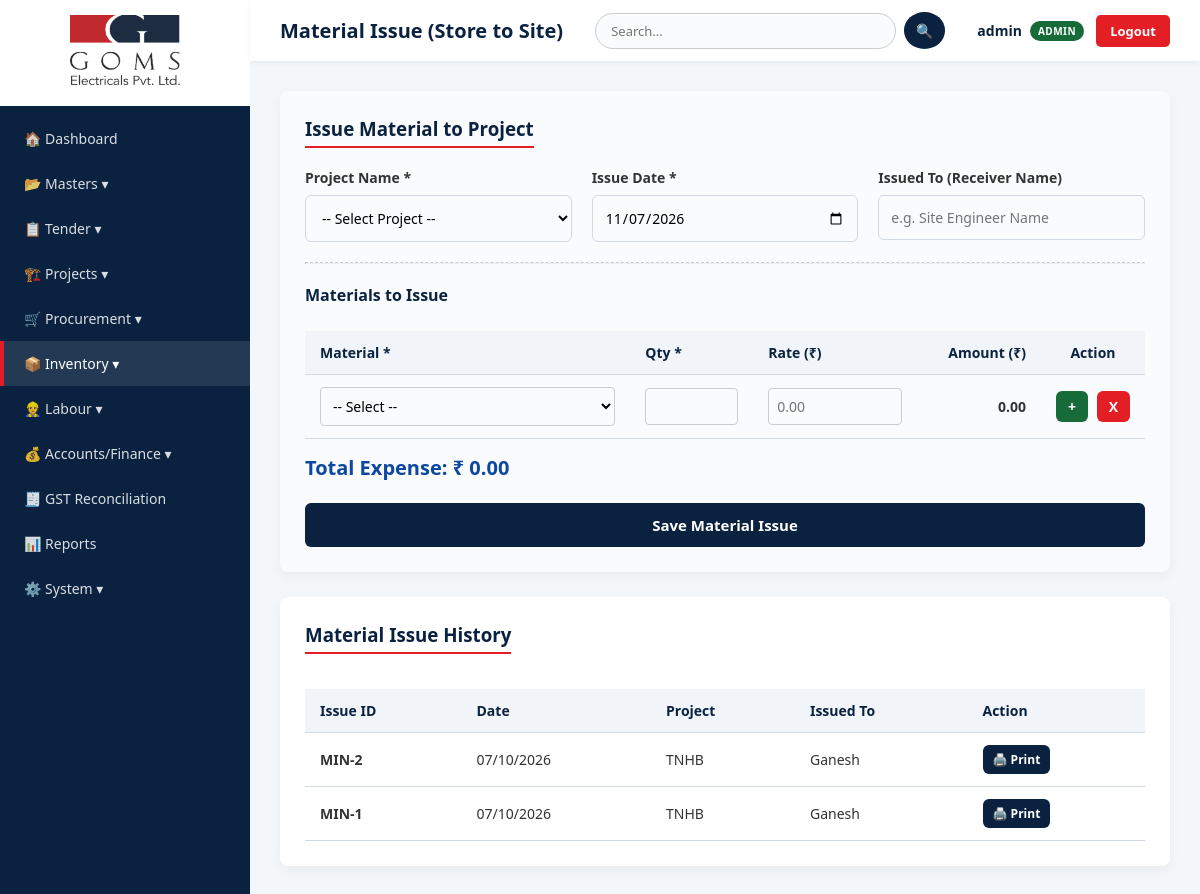
The page /material_issue (signed in) on the database its author committed.
### tables this page shows
CREATE TABLE material_issues (
            id INTEGER PRIMARY KEY AUTOINCREMENT,
            project_name TEXT NOT NULL,
            issue_date TEXT,
            issued_to TEXT
        );

### app.py (the view, shortened to what this page needs)
@app.route("/material_issue", methods=["GET", "POST"])
def material_issue():
    if not session.get("username"): return redirect(url_for("login"))
    conn = get_db()
    issues = conn.execute("SELECT * FROM material_issues ORDER BY id DESC").fetchall()
    pl = conn.execute("SELECT project_name FROM projects").fetchall()
    mats = conn.execute("SELECT material_name, unit FROM stock").fetchall()
    conn.close(); return render_template("material_issue.html", issue_list=issues, project_list=pl, materials=mats)

### app.py (called while the page is built, shortened)
@app.after_request
def add_header(response):
    response.headers["Cache-Control"] = "no-cache, no-store, must-revalidate, public, max-age=0"
    response.headers["Pragma"] = "no-cache"
    response.headers["Expires"] = "0"
    return response

@app.template_filter('dateformat')
def dateformat(value, format='%d/%m/%Y'):
    if not value: return "-"
    try: return datetime.strptime(value, '%Y-%m-%d').strftime(format)
    except: return value

def get_db():
    conn = sqlite3.connect(DATABASE, timeout=20)
    conn.row_factory = sqlite3.Row
    return conn

@app.before_request
def restrict_site_supervisor():
    if not session.get("username"): return

### templates/material_issue.html (shortened to what this page needs)
{% extends "base.html" %}
{% block page_title %}Material Issue (Store to Site){% endblock %}
{% block content %}
<div class="card" style="background: #f9fbfc;">
    <h3>Issue Material to Project</h3>
    <form method="POST">
        <div class="grid-3">
            <div>
                <label>Project Name *</label>
                <select name="project_name" required>
                    <option value="">-- Select Project --</option>
                </select>
            </div>
            <div>
                <label>Issue Date *</label>
                <input type="date" name="issue_date" id="issue_date" required>
            </div>
            <div>
                <label>Issued To (Receiver Name)</label>
                <input type="text" name="issued_to" placeholder="e.g. Site Engineer Name">
            </div>
        </div>
        <hr style="margin: 20px 0; border-top: 1px dashed #ccc;">
        <h4 style="margin-bottom: 10px; color: var(--primary-blue);">Materials to Issue</h4>
        <div class="table-wrap">
            <table id="itemsTable">
                <thead>
                    <tr>
                        <th style="width: 40%;">Material *</th>
                        <th style="width: 15%;">Qty *</th>
                        <th style="width: 20%;">Rate (₹)</th>
                        <th style="width: 15%; text-align: right;">Amount (₹)</th>
                        <th style="width: 10%; text-align: center;">Action</th>
                    </tr>
                </thead>
                <tbody id="itemsBody">
                    <tr>
                        <td>
                            <select name="material_name[]" required class="material-select" onchange="fillRate(this)" style="padding: 8px; width: 100%; border-radius: 4px; border: 1px solid #ccc;">
                                <option value="">-- Select --</option>
                            </select>
                        </td>
                        <td><input type="number" name="quantity[]" step="0.01" required class="qty" style="padding: 8px; width: 100%; border-radius: 4px; border: 1px solid #ccc;"></td>
                        <td><input type="number" name="rate[]" step="0.01" class="rate" style="padding: 8px; width: 100%; border-radius: 4px; border: 1px solid #ccc;" placeholder="0.00"></td>
                        <td class="item-total" style="text-align: right; font-weight: bold;">0.00</td>
                        <td style="text-align: center; white-space: nowrap;">
                            <button type="button" onclick="addRowAfter(this)" class="btn" style="background: #176b38; padding: 6px 12px; font-size: 14px; margin-right: 5px;">+</button>
                            <button type="button" onclick="removeRow(this)" class="btn" style="background: #e31e24; padding: 6px 12px; font-size: 14px;">X</button>
                        </td>
                    </tr>
                </tbody>
            </table>
        </div>
        <div style="display: flex; justify-content: space-between; align-items: center; margin-top: 15px;">
            <div style="font-size: 20px; font-weight: bold; color: #0d47a1;">
                Total Expense: ₹ <span id="grandTotalDisplay">0.00</span>
            </div>
        </div>
        <br>
        <button type="submit" class="btn" style="width: 100%;">Save Material Issue</button>
    </form>
</div>
<div class="card">
    <h3>Material Issue History</h3>
    <div class="table-wrap">
        <table>
            <thead>
                <tr>
                    <th>Issue ID</th>
                    <th>Date</th>
                    <th>Project</th>
                    <th>Issued To</th>
                    <th class="no-print">Action</th>
                </tr>
            </thead>
            <tbody>
                {% for i in issue_list %}
                <tr>
                    <td><strong>MIN-{{ i['id'] }}</strong></td>
                    <td>{{ i['issue_date'] | dateformat }}</td>
                    <td>{{ i['project_name'] }}</td>
                    <td>{{ i['issued_to'] or '-' }}</td>
                    <td class="no-print">
                        <a href="{{ url_for('print_material_issue', id=i['id']) }}" target="_blank" class="btn" style="padding: 6px 10px; font-size: 12px; background: #0a2240;">🖨️ Print</a>
                    </td>
                </tr>
                {% else %}
                <tr><td colspan="5" style="text-align: center;">No material issues recorded yet.</td></tr>
                {% endfor %}
            </tbody>
        </table>
    </div>
</div>
{% endblock %}

### templates/base.html (style rules this page uses)
:root { --primary-blue: #0a2240; --accent-red: #e31e24; --bg-light: #f4f7f9; --text-dark: #333; --text-light: #666; --white: #ffffff; --border: #d1d9e2; }
* { box-sizing: border-box; margin: 0; padding: 0; font-family: 'Segoe UI', Tahoma, Geneva, Verdana, sans-serif; }
body { background-color: var(--bg-light); color: var(--text-dark); display: flex; min-height: 100vh; }
.card { background: var(--white); border-radius: 8px; padding: 25px; box-shadow: 0 4px 12px rgba(0,0,0,0.05); margin-bottom: 25px; }
.card h3 { margin-bottom: 20px; color: var(--primary-blue); border-bottom: 2px solid var(--accent-red); display: inline-block; padding-bottom: 5px; }
.grid-3 { display: grid; grid-template-columns: 1fr 1fr 1fr; gap: 20px; }
label { display: block; margin-bottom: 8px; font-weight: 600; font-size: 14px; color: var(--text-dark); }
input, select, textarea { width: 100%; padding: 12px; border: 1px solid var(--border); border-radius: 6px; font-size: 14px; background: #f9fbfc; transition: 0.3s; }
.btn { background: var(--primary-blue); color: var(--white); border: none; padding: 12px 20px; border-radius: 6px; cursor: pointer; font-size: 15px; font-weight: bold; transition: 0.3s; display: inline-block; text-decoration: none; }
.table-wrap { overflow-x: auto; }
table { width: 100%; border-collapse: collapse; margin-top: 15px; }
th, td { padding: 12px 15px; text-align: left; border-bottom: 1px solid var(--border); font-size: 14px; }
th { background: #f1f5f9; color: var(--primary-blue); font-weight: bold; }

### rows shown on the page
material_issues: id "2", issue_date "07/10/2026", project_name "TNHB", issued_to "Ganesh"
material_issues: id "1", issue_date "07/10/2026", project_name "TNHB", issued_to "Ganesh"

### other values the page prints
{{ session['username'] }} "admin"
{{ user_role }} "ADMIN"
